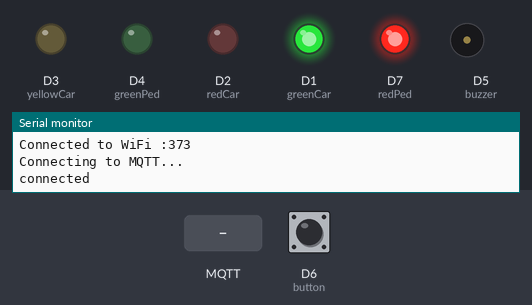
A program run on a simulated ESP8266 (NodeMCU). Shown: output pins drawn as LEDs (lit = HIGH), buzzer (waves = sounding), the last lines printed to the serial monitor. Dashed ring = blinking. The inputs (shaded band) are chosen by the test bench; at power-on: D6 (button) LOW. WiFi joins after 1.5 s; servers stay silent unless stated; no MQTT or app messages arrive unless stated.

Above: at 2.7 s.
2.8 s: D6 (button) pulled HIGH for 0.15 s
At 3.4 s:
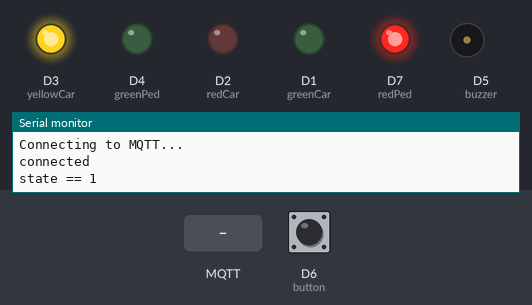
8.9 s: MQTT message "1" arrives on the first subscribed topic
At 9.95 s:
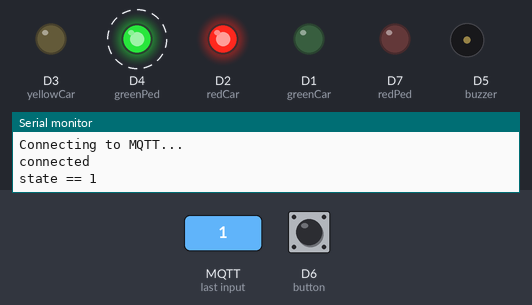
11.9 s: MQTT message "on" arrives on the first subscribed topic
14.9 s: D6 (button) pulled HIGH for 1 s
At 17.7 s:
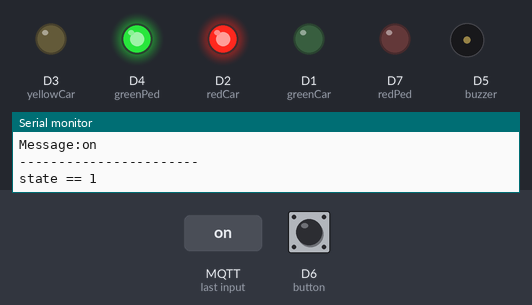
Timing chart, 0 to 23.7 s (numbered marks = the images above; inputs shaded):
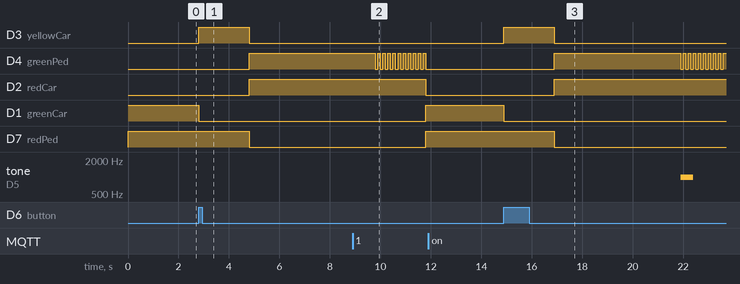

The program:

main.cpp
```cpp
// Dziuba Aleksandr Variant - 1
// Form the functioning of the TLC, which when flickering
// a green light for a pedestrian provides an audible signal
// squeaks (passive buzzer). The mode is connected by
// by external control
#include <Arduino.h>
#include <ESP8266WiFi.h>
#include <PubSubClient.h>

const char* ssid = "373";
const char* password =  "2899117fifc";
const char* mqtt_server = "broker.emqx.io";
const int mqtt_port = 1883;
WiFiClient espClient;
PubSubClient client(espClient);

//light for car
int greenCar = D1;
int redCar = D2;
int yellowCar = D3;

//light for pedestrian
int greenPed = D4;
int redPed= D7;
//buzer pin
int buzzer = D5;
//pedestrian control
int button = D6;
//

const int crossTime=5000;
unsigned long changeTime;
bool but_state = 0;
int sys_state = 0;
void changeLights();
void MQTTcallback(char* topic, byte* payload, unsigned int length) //function is called to check whether any updated information is available or not.
{
  Serial.print("Message received in topic: ");
  Serial.println(topic);
  Serial.print("Message:");
  String message;
  for (int i = 0; i < length; i++)
  {
    message = message + (char)payload[i];//convert the messages into a string
  }
  Serial.print(message);

  if (message == "1" && sys_state == 0) {sys_state = 1;} //checked for any triggering actions
  else if(message == "1" && sys_state == 1) {sys_state = 0;}
  Serial.println();
  Serial.println("-----------------------");
}

void setup()
{
  pinMode(redCar, OUTPUT);
  pinMode(yellowCar, OUTPUT);
  pinMode(greenCar, OUTPUT);
  pinMode(redPed, OUTPUT);
  pinMode(greenPed, OUTPUT);
  pinMode(button, INPUT);
  //turn on the green light
  digitalWrite(greenCar, HIGH);
  digitalWrite(redPed, HIGH);
  digitalWrite(redCar, LOW);
  digitalWrite(yellowCar, LOW);
  digitalWrite(greenPed, LOW);
  changeTime = millis();

  Serial.begin(9600);
  WiFi.begin(ssid, password); //connect the ESP to your preferred HotSpot.
  while (WiFi.status() != WL_CONNECTED) //check for a successful network connection
  {
    delay(500);
    Serial.println("Connecting to WiFi..");
  }
  Serial.print("Connected to WiFi :");
  Serial.println(WiFi.SSID());
  client.setServer(mqtt_server, mqtt_port); // create a broker
  client.setCallback(MQTTcallback);//to receive messages from the server, we need to create
  while (!client.connected())
  {
    Serial.println("Connecting to MQTT...");
    if (client.connect("ESP8266")) //connect to the ESP8266 client
    {
      Serial.println("connected");
    }
    else
    {
      Serial.print("failed with state ");
      Serial.println(client.state());
      delay(2000);
    }
  }
  client.subscribe("esp/test"); //subscribe to a particular topic.
}

void loop()
{
  //if the green light is on for more than 2 seconds and the pedestrian pressed the button,
  //then turn on the green one for the pedestrian
  if(digitalRead(D6)==1 && millis() - changeTime >= 2000)
  {
    but_state = 1;
    Serial.print("state == 1");
  }
  else if (millis() - changeTime >= 2000) client.loop();

  if (but_state == HIGH || (millis() - changeTime) > crossTime)  changeLights();

}

void changeLights()
{
  digitalWrite(greenCar, LOW);    // the green LED will turn off
  digitalWrite(yellowCar, HIGH); // the yellow LED will turn on for 2 second
  digitalWrite(redCar, LOW);
  digitalWrite(redPed, HIGH);
  digitalWrite(greenPed, LOW);
  delay(2000);

  digitalWrite(yellowCar, LOW); // the yellow LED will turn off
  digitalWrite(redCar, HIGH); // the red LED will turn on for 5 seconds
  digitalWrite(redPed, LOW);
  digitalWrite(greenPed, HIGH);
  delay(crossTime);

  //Turn on buzzer
  if(sys_state == 1) tone(buzzer, 1000, 500);
  // flash the ped green
  for (int x=0; x<10; x++)
  {
    digitalWrite(greenPed, LOW);
    delay(100);

    digitalWrite(greenPed, HIGH);
    delay(100);
  }

  //Turn off buzzer
  if (sys_state == 1) noTone(buzzer);

  digitalWrite(greenPed, LOW);
  digitalWrite(redCar, LOW);
  digitalWrite(redPed, HIGH);
  digitalWrite(greenCar, HIGH);

  but_state = 0;
  changeTime = millis();
 }
```

Measured:
- after the input at 2.8 s, D4 (greenPed), D2 (redCar): LOW → HIGH after 2.0 s instead of 4.2 s; D1 (greenCar): HIGH → LOW after 0.00 s instead of 2.2 s; D7 (redPed): HIGH → LOW after 2.0 s instead of 4.2 s
- after the input at 14.9 s, D2 (redCar): LOW → HIGH after 2.0 s instead of 3.9 s; D1 (greenCar): HIGH → LOW after 0.00 s instead of 1.9 s; D7 (redPed): HIGH → LOW after 2.0 s instead of 3.9 s; tone on D5 (buzzer): silent → 1000 Hz after 7.0 s, → silent 0.50 s later
